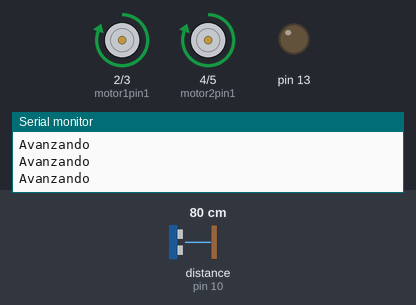
This sketch was run on a simulated Arduino Uno, built with avr-gcc and run on an emulated ATmega328P. On the bench: motor-driver pin pairs drawn as motors (green arrow = first pin HIGH = forward, orange = second pin HIGH = backward, longer = more drive), output pins drawn as LEDs (lit = HIGH), the last lines printed to the serial monitor. Wiring (inferred from the names in the program): ultrasonic range finder: trigger pin 11; echo pin 10. The inputs (shaded band) are chosen by the test bench; at power-on: distance to the obstacle (sensor on pin 10) 80 cm. The echo pulse lasts 58.3 µs per cm; EEPROM starts erased; pins used as bus, display or sensor lines are not drawn.

Above: at 9.8 s.
9.9 s: distance to the obstacle (sensor on pin 10) set to 34 cm
At 10.42 s:
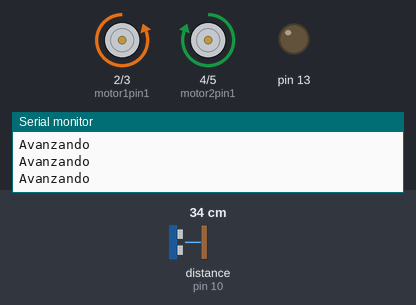
11.8 s: distance to the obstacle (sensor on pin 10) set to 27 cm
At 13.4 s:
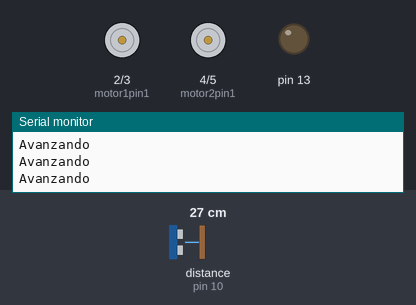
At 18.4 s:
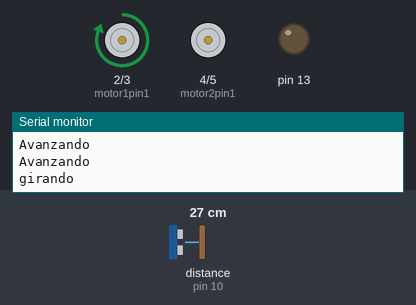
Timing chart, 0 to 19.8 s (numbered marks = the images above; inputs shaded):
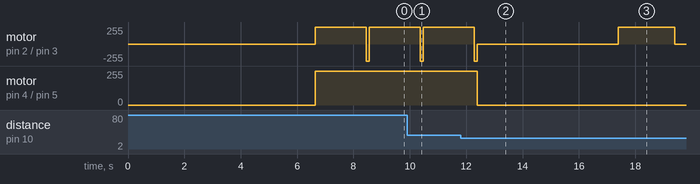

The sketch:

proyecto_ReForMe.ino
```cpp
#include <EEPROM.h>

//Variables para los pines del arduino
const int motor1pin1 = 2;
const int motor1pin2 = 3;
const int motor2pin1 = 4;
const int motor2pin2 = 5;
const int ultrasonico_trig = 11;
const int ultrasonico_eco = 10;

//Constantes para el programa que modificadas podrian dar mejores mediciones o peores
const int cantidad_de_lados = 4;
const int cantidad_de_datos_recopilados = 100;
const int distancia_para_el_giro = 30;
const bool condicion_test_impresion_datos = false;

int contador = 0;
int condicion = true;
float datos[cantidad_de_lados][cantidad_de_datos_recopilados];
float lados[cantidad_de_lados];

//Variable creada por problemas
int contador_correccion_de_la_llanta = 1;

/*Funciones para el movimiento de los motores*/
//Funcion para encender los motores durante un periodo
void motor_encendido(int contador_correccion_de_la_llanta){
  digitalWrite(motor2pin1,HIGH);
  digitalWrite(motor2pin2,LOW);
  digitalWrite(motor1pin1,HIGH);
  digitalWrite(motor1pin2,LOW);
  delay(900);
  if (contador_correccion_de_la_llanta % 2 == 0)
    correccion_de_la_llanta();
}
//Funcion para apagar el motor
void motor_apagado(){
  digitalWrite(motor2pin1,LOW);
  digitalWrite(motor2pin2,LOW);
  digitalWrite(motor1pin1,LOW);
  digitalWrite(motor1pin2,LOW);
  delay(5000);
}
//Funcion para girar a la izquierda en caso de acortarse la distancia
void giro_izquiera(){
  digitalWrite(motor1pin1,HIGH);
  digitalWrite(motor1pin2,LOW);
  digitalWrite(motor2pin1,LOW);
  digitalWrite(motor2pin2,LOW);
  delay(2000);
}
//Funcion correctiva para fallo en el dispositivo(fallo en una rueda)
void correccion_de_la_llanta(){
  digitalWrite(motor2pin1,HIGH);
  digitalWrite(motor2pin2,LOW);
  digitalWrite(motor1pin1,LOW);
  digitalWrite(motor1pin2,HIGH);
  delay(100);
}
//Funcion para usar el ultrasonico, ya que posee condiciones para emplear
float ultrasonico() {
  digitalWrite(ultrasonico_trig, HIGH);
  delay(1);
  digitalWrite(ultrasonico_trig, LOW);
  float duracion = pulseIn(ultrasonico_eco, HIGH);
  float distancia = duracion / 58.2;
  return distancia;
}

//Funcion opcional para trabajar con la memoria integrada
int eeprom(int numero_indice, int dato=0,bool condicion = true){
  if(condicion)
    EEPROM.write(numero_indice, dato);
  else
    return EEPROM.read(numero_indice);
}

/*
Funciones de logistica para el trabajo de los datos.
Se implementaron funciones para almacenar en el arduino los datos de los lados y las medidas tomadas por el sensor ultrasonico
*/

//Funcion que permite almacenar los datos de los lados en la memoria del arduino con la libreria EEPROM
void guardado_de_los_lados(int contador){
  Serial.println("Guardando los datos");
  float media=0;
  for(int i=0; i<cantidad_de_datos_recopilados; i++){
      datos[contador][i] = ultrasonico() + distancia_para_el_giro;
      media += datos[contador][i];
    }
  lados[contador] = media/cantidad_de_datos_recopilados;

  eeprom(contador, lados[contador]);
  Serial.println("Datos guardos");
}

//Funcion que permite almacenar los datos obtenidos por el sensor ultrasonico en la memoria, unado comprueba si la cantidad de lados obtenidos
bool guardado_de_datos(int contador){
  if (contador < cantidad_de_lados){
    guardado_de_los_lados(contador);
    return false;
  }
  else{
    int area, perimetro;
    digitalWrite(13,HIGH);
    Serial.println("Los lados son: ");
    for(int i=0; i<cantidad_de_lados; i++){
      Serial.print("\tLado ");
      Serial.print(i+1);
      Serial.print(" valor: ");
      Serial.print(lados[i]);
      Serial.print(" cm ");
      area *= lados[i];
      perimetro += lados[i];
        for(int k=0; k<cantidad_de_datos_recopilados; k++){
          eeprom(i+cantidad_de_lados, datos[i][k]);
        }
      }
     Serial.println("El area es: ");
     Serial.print(area);
     Serial.println("El perimetro es: ");
     Serial.print(perimetro);
     Serial.println();
      return true;
    }
}

void impresion_de_datos(bool condicion_eeprom = false){
  Serial.println();
  digitalWrite(13,HIGH);
  if(condicion_eeprom==false){
    for(int l=0; l<cantidad_de_lados;l++){
      for(int g=0; g<cantidad_de_datos_recopilados;g++){
        Serial.print("Lado ");
        Serial.print(l+1);
        Serial.print(" No. de toma ");
        Serial.print(g+1);
        Serial.print(".- El valor es: ");
        Serial.print(datos[l][g]);
        Serial.print(",");
        Serial.println(".");
      }
    }
  }
  else{
    for (int i=0; i<((cantidad_de_datos_recopilados*cantidad_de_lados)+cantidad_de_lados); i++){
      Serial.print(i+1);
      Serial.print(".- El valor es: ");
      Serial.print(eeprom(i,NULL,false));
      Serial.print(",");
      Serial.println(".");
    }
  }
}

//Se inicializan los pines del arduino mediante la funcion setup que ejecuta una sola vez este codigo
void setup(){
  pinMode(motor1pin1, OUTPUT);
  pinMode(motor1pin2, OUTPUT);
  pinMode(motor2pin1, OUTPUT);
  pinMode(motor2pin2, OUTPUT);
  pinMode(ultrasonico_trig, OUTPUT);
  pinMode(ultrasonico_eco, INPUT);
  pinMode(13,OUTPUT);
  Serial.begin(9600);
}

//Comienza el programa.
void loop(){
  if (contador == 0){
    Serial.println("Comenzando el programa");
  }
  if (ultrasonico()>0){
    if (condicion){
      Serial.println("Motores apagagos");
      motor_apagado();
      digitalWrite(13,LOW);
      delay(1000);
      condicion = guardado_de_datos(contador);
      contador++;
      }
    else{
      if (ultrasonico()<distancia_para_el_giro){
        motor_apagado();
        Serial.println("girando");
        giro_izquiera();
        condicion = true;
      }
      else{
        Serial.println("Avanzando");
        motor_encendido(contador_correccion_de_la_llanta);
        contador_correccion_de_la_llanta++;
      }
    }
  }
  else{
    impresion_de_datos(condicion_test_impresion_datos);
  }
}
```

Measured:
- the behaviour switches between 31 and 30 cm on distance to the obstacle (sensor on pin 10) (found by bisection; images 1 and 2)
- after the input at 11.8 s, motor on pin 4 (motor2pin1) / pin 5 (motor2pin2): forward 255/255 → stopped after 0.60 s
